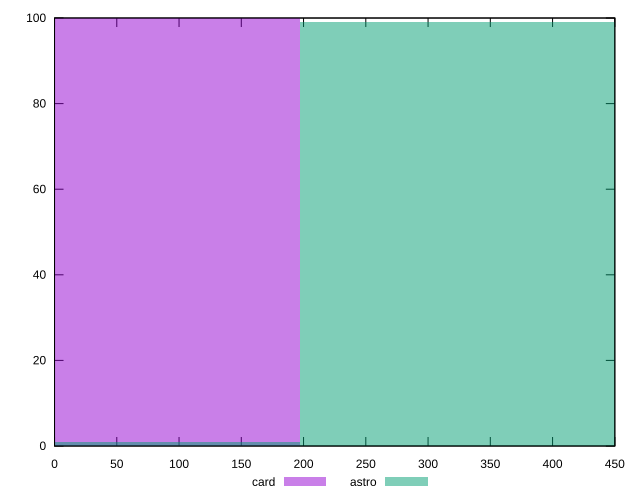

This chart was generated by the following gnuplot code:
reset

$card <<EOF
0 100
EOF

$astro <<EOF
394.17654997962984 99
0 1
EOF

set key outside below
set boxwidth 394.17654997962984
set xrange [0:450]
set yrange [0:100]
set trange [0:100]
set style fill transparent solid 0.5 noborder
set terminal svg size 640, 500 enhanced background rgb 'white'
set output "reports/report_00032_2021-02-25T10-28-15.087Z/unused-css-rules/comparison/histogram/2_vs_3.svg"

plot $card title "card" with boxes, \
     $astro title "astro" with boxes

reset
